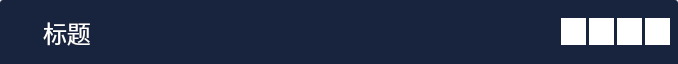
<?xml version="1.0" encoding="UTF-8"?>
<ui version="4.0">
 <class>PopupTitle</class>
 <widget class="QWidget" name="PopupTitle">
  <property name="geometry">
   <rect>
    <x>0</x>
    <y>0</y>
    <width>678</width>
    <height>64</height>
   </rect>
  </property>
  <property name="windowTitle">
   <string>Form</string>
  </property>
  <property name="styleSheet">
   <string notr="true">#titleBar {
    background: rgb(24, 35, 62);
    border-top-left-radius: 3px;
    border-top-right-radius: 3px;
}
#titleBar #titleLabel {
	color:#fff;
}
#titleBar QPushButton  {
    border: none;
    min-width: 25px;
    max-width: 25px;
    min-height: 27px;
    max-height: 27px;
    padding: 0;
    margin: 0;
    border-width: 0 0 0 0;
}

#titleBar #minButton {
    border-image: url(://images/min.png) 0 0 0 0 stretch stretch;
    background:#FFFFFF;
}
#titleBar #minButton:hover {
	color:#E7ECF0;
	border:0px solid #738393;
	background:rgb(0, 100, 200);
}
#titleBar #minButton:pressed {
    background: #a0c5dd;
}

#titleBar #maxButton {
    border-image: url(://images/max.png) 0 0 0 0 stretch stretch;
    background:#FFFFFF;
}
#titleBar #maxButton:hover {
      color:#E7ECF0;
	  border:0px solid #738393;
	  background:rgb(0, 100, 200);
}

#titleBar #maxButton:pressed {
    background: rgb(202,202,203,50);
}

#titleBar #restoreButton {
    border-image: url(://images/restore.png) 0 0 0 0 stretch stretch;
    background:#FFFFFF;
}
#titleBar #restoreButton:hover {
    color:#E7ECF0;
	border:0px solid #738393;
	background:rgb(0, 100, 200);
}

#titleBar #restoreButton:pressed {
    background: rgb(202,202,203,50);
}

#titleBar #closeButton {
	image: url(:/images/close.png) ;
    background:#FFFFFF;
}
#titleBar #closeButton:hover {
  	color:#E7ECF0;
	border:0px solid #738393;
	background:#E81123;
}

#titleBar #closeButton:pressed {
    background: rgb(37,75,205, 50);
}</string>
  </property>
  <layout class="QGridLayout" name="gridLayout">
   <property name="leftMargin">
    <number>0</number>
   </property>
   <property name="topMargin">
    <number>0</number>
   </property>
   <property name="rightMargin">
    <number>0</number>
   </property>
   <property name="bottomMargin">
    <number>0</number>
   </property>
   <item row="0" column="0">
    <widget class="QWidget" name="titleBar" native="true">
     <property name="minimumSize">
      <size>
       <width>0</width>
       <height>40</height>
      </size>
     </property>
     <property name="styleSheet">
      <string notr="true"/>
     </property>
     <layout class="QHBoxLayout" name="horizontalLayout">
      <property name="spacing">
       <number>3</number>
      </property>
      <property name="leftMargin">
       <number>0</number>
      </property>
      <property name="topMargin">
       <number>0</number>
      </property>
      <property name="rightMargin">
       <number>8</number>
      </property>
      <property name="bottomMargin">
       <number>0</number>
      </property>
      <item>
       <spacer name="horizontalSpacer">
        <property name="orientation">
         <enum>Qt::Horizontal</enum>
        </property>
        <property name="sizeType">
         <enum>QSizePolicy::Fixed</enum>
        </property>
        <property name="sizeHint" stdset="0">
         <size>
          <width>15</width>
          <height>20</height>
         </size>
        </property>
       </spacer>
      </item>
      <item>
       <widget class="QLabel" name="iconLabel">
        <property name="minimumSize">
         <size>
          <width>25</width>
          <height>27</height>
         </size>
        </property>
        <property name="maximumSize">
         <size>
          <width>25</width>
          <height>27</height>
         </size>
        </property>
        <property name="styleSheet">
         <string notr="true">image: url(:/images/toolbar-restore.png);</string>
        </property>
        <property name="text">
         <string/>
        </property>
       </widget>
      </item>
      <item>
       <widget class="QLabel" name="titleLabel">
        <property name="font">
         <font>
          <pointsize>18</pointsize>
         </font>
        </property>
        <property name="text">
         <string>标题</string>
        </property>
       </widget>
      </item>
      <item>
       <spacer name="horizontalSpacer_2">
        <property name="orientation">
         <enum>Qt::Horizontal</enum>
        </property>
        <property name="sizeHint" stdset="0">
         <size>
          <width>481</width>
          <height>20</height>
         </size>
        </property>
       </spacer>
      </item>
      <item>
       <widget class="QPushButton" name="minButton">
        <property name="text">
         <string/>
        </property>
        <property name="flat">
         <bool>true</bool>
        </property>
       </widget>
      </item>
      <item>
       <widget class="QPushButton" name="restoreButton">
        <property name="text">
         <string/>
        </property>
        <property name="flat">
         <bool>true</bool>
        </property>
       </widget>
      </item>
      <item>
       <widget class="QPushButton" name="maxButton">
        <property name="text">
         <string/>
        </property>
       </widget>
      </item>
      <item>
       <widget class="QPushButton" name="closeButton">
        <property name="text">
         <string/>
        </property>
        <property name="icon">
         <iconset resource="commres.qrc">
          <normaloff>:/images/close.png</normaloff>:/images/close.png</iconset>
        </property>
        <property name="flat">
         <bool>true</bool>
        </property>
       </widget>
      </item>
     </layout>
    </widget>
   </item>
  </layout>
 </widget>
 <resources>
  <include location="commres.qrc"/>
 </resources>
 <connections/>
</ui>
